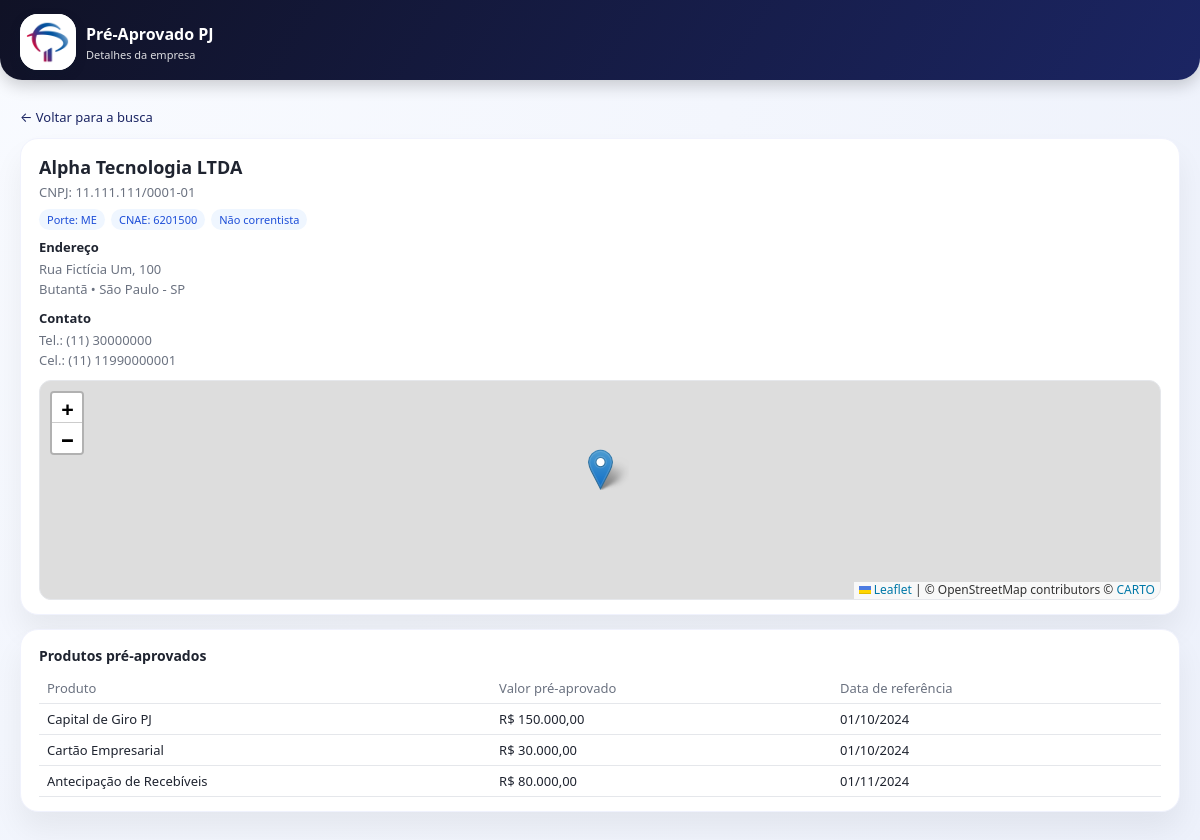
The app's page /detalhes.php?cnpj=11111111000101 with its own data.
### tables this page shows
CREATE TABLE `d_empresas` (
  `cnpj` char(14) NOT NULL,
  `razao_social` varchar(200) NOT NULL,
  `porte` varchar(50) NOT NULL,
  `estado` char(2) DEFAULT NULL,
  `cidade` varchar(120) DEFAULT NULL,
  `bairro` varchar(120) DEFAULT NULL,
  `cod_cnae` varchar(10) DEFAULT NULL,
  `cnae` varchar(255) DEFAULT NULL,
  `rua` varchar(200) DEFAULT NULL,
  `numero` varchar(20) DEFAULT NULL,
  `complemento` varchar(100) DEFAULT NULL,
  `DDD` varchar(20) DEFAULT NULL,
  `telefone` varchar(20) DEFAULT NULL,
  `celular` varchar(20) DEFAULT NULL,
  `latitude` varchar(50) DEFAULT NULL,
  `longitude` varchar(50) DEFAULT NULL,
  `criado_em` datetime NOT NULL DEFAULT CURRENT_TIMESTAMP,
  `atualizado_em` datetime NOT NULL DEFAULT CURRENT_TIMESTAMP ON UPDATE CURRENT_TIMESTAMP,
  `cep` varchar(100) DEFAULT NULL,
  `cd_cnae` int(11) DEFAULT NULL,
  `email` varchar(150) DEFAULT NULL,
  PRIMARY KEY (`cnpj`),
  KEY `idx_empresas_estado_cidade` (`estado`,`cidade`),
  KEY `idx_empresas_razao` (`razao_social`(191)),
  KEY `idx_empresas_uf_cidade_bairro` (`estado`,`cidade`,`bairro`)
);

CREATE TABLE `f_preaprovados` (
  `id` bigint(20) NOT NULL AUTO_INCREMENT,
  `cnpj` char(14) NOT NULL,
  `data_referencia` date NOT NULL,
  `id_produto` int(11) NOT NULL,
  `valor_pre_aprovado` decimal(18,2) NOT NULL,
  `criado_em` datetime NOT NULL DEFAULT CURRENT_TIMESTAMP,
  `atualizado_em` datetime NOT NULL DEFAULT CURRENT_TIMESTAMP ON UPDATE CURRENT_TIMESTAMP,
  `DATA_HOJE` varchar(50) DEFAULT NULL,
  `produto` varchar(50) DEFAULT NULL,
  PRIMARY KEY (`id`),
  UNIQUE KEY `uk_f_pre_empresa_produto_data` (`cnpj`,`id_produto`,`data_referencia`),
  KEY `idx_f_pre_cnpj_data` (`cnpj`,`data_referencia`),
  KEY `idx_f_pre_produto` (`id_produto`),
  KEY `idx_f_preaprovados_cnpj_produto` (`cnpj`,`id_produto`),
  KEY `idx_f_preaprovados_produto_valor` (`id_produto`,`valor_pre_aprovado`),
  KEY `idx_f_preaprovados_produtos` (`cnpj`),
  CONSTRAINT `fk_f_pre_empresa` FOREIGN KEY (`cnpj`) REFERENCES `d_empresas` (`cnpj`),
  CONSTRAINT `fk_f_pre_produto` FOREIGN KEY (`id_produto`) REFERENCES `d_produtos` (`id`)
);

CREATE TABLE `d_produtos` (
  `id` int(11) NOT NULL AUTO_INCREMENT,
  `nome` varchar(150) NOT NULL,
  `ordem` int(11) NOT NULL,
  PRIMARY KEY (`id`)
);

### detalhes.php (the view, shortened to what this page needs)
<?php
$host = 'localhost';
$db   = 'PreAprovados';
$user = 'root';
$pass = '';
$charset = 'utf8mb4';
$mysqli = new mysqli($host, $user, $pass, $db);
$mysqli->set_charset($charset);
$cnpjParam = isset($_GET['cnpj']) ? $_GET['cnpj'] : '';
$cnpjLimpo = preg_replace('/\D/', '', $cnpjParam);
$sqlEmpresa = "
    SELECT
      cnpj,
      razao_social,
      porte,
      estado,
      cidade,
      bairro,
      rua,
      numero,
      complemento,
      ddd,
      celular,
      telefone,
      cod_cnae,
      cnae,
      latitude,
      longitude
    FROM d_empresas
    WHERE REPLACE(cnpj, '.', '') = ? OR cnpj = ?
    LIMIT 1
";
$stmtEmp = $mysqli->prepare($sqlEmpresa);
$stmtEmp->bind_param('ss', $cnpjLimpo, $cnpjLimpo);
$stmtEmp->execute();
$resEmp = $stmtEmp->get_result();
$empresa = $resEmp->fetch_assoc();
$sqlProd = "
    SELECT
      p.nome AS produto_nome,
      f.valor_pre_aprovado,
      f.data_referencia AS data_pre_aprovado
    FROM f_preAprovados f
    JOIN d_produtos p ON p.id = f.id_produto
    WHERE f.cnpj = ?
    ORDER BY p.ordem, p.nome
";
$stmtProd = $mysqli->prepare($sqlProd);
$stmtProd->bind_param('s', $empresa['cnpj']);
$stmtProd->execute();
$resProd = $stmtProd->get_result();
$produtos = [];
while ($row = $resProd->fetch_assoc()) {
    $produtos[] = $row;
}
$latitude  = isset($empresa['latitude']) ? trim($empresa['latitude']) : '';
$longitude = isset($empresa['longitude']) ? trim($empresa['longitude']) : '';
$temCoordenadas = ($latitude !== '' && $longitude !== '');
function formatarCnpj($cnpj) {
    $n = preg_replace('/\D/', '', $cnpj);
    if (strlen($n) === 14) {
        return substr($n,0,2).'.'.substr($n,2,3).'.'.substr($n,5,3).'/'.substr($n,8,4).'-'.substr($n,12,2);
    }
    return $cnpj;
}
function formatarTelefone($ddd, $tel) {
    $ddd = trim($ddd);
    $tel = preg_replace('/\D/', '', $tel);
    if ($ddd !== '') {
        return "($ddd) " . $tel;
    }
    return $tel;
}
function formatarData($data) {
    $ts = strtotime($data);
    return date('d/m/Y', $ts);
}
function formatarMoeda($valor) {
    return 'R$ ' . number_format((float)$valor, 2, ',', '.');
}
?>
<!DOCTYPE html>
<html lang="pt-BR">
<head>
  <link rel="stylesheet" href="style.css" />
  <link
    rel="stylesheet"
    href="https://unpkg.com/leaflet@1.9.4/dist/leaflet.css"
  />
</head>
<body>
  <header class="app-header">
    <div class="app-header-inner">
      <div class="brand">
        <div class="brand-logo">
          <img src="img/icone3.png" alt="Pré-Aprovado PJ" />
        </div>
        <div class="brand-text">
          <div class="brand-title">Pré-Aprovado PJ</div>
          <div class="brand-subtitle">Detalhes da empresa</div>
        </div>
      </div>
    </div>
  </header>
  <main class="app-shell">
    <a href="index.php" class="back-link">← Voltar para a busca</a>
    <section class="card">
      <div class="details-header">
        <div class="details-name">
          <?php echo htmlspecialchars($empresa['razao_social']); ?>
        </div>
        <div class="details-cnpj">
          CNPJ: <?php echo htmlspecialchars(formatarCnpj($empresa['cnpj'])); ?>
        </div>
        <div class="details-tags">
          <?php if (!empty($empresa['porte'])): ?>
            <span class="tag-pill">Porte: <?php echo htmlspecialchars($empresa['porte']); ?></span>
          <?php endif; ?>
          <?php if (!empty($empresa['cod_cnae'])): ?>
            <span class="tag-pill">
              CNAE: <?php echo htmlspecialchars($empresa['cod_cnae']); ?>
            </span>
          <?php endif; ?>
          <span class="tag-pill">Não correntista</span>
        </div>
      </div>
      <div class="details-grid">
        <div>
          <div class="details-block-title">Endereço</div>
          <p class="details-text">
            <?php
              $linha1 = trim(($empresa['rua'] ?? '') . ', ' . ($empresa['numero'] ?? ''));
              $linha2 = trim(($empresa['bairro'] ?? '') . ' • ' . ($empresa['cidade'] ?? '') . ' - ' . ($empresa['estado'] ?? ''));
              if ($linha1 !== '') {
                  echo htmlspecialchars($linha1) . '<br />';
              }
              echo htmlspecialchars($linha2);
            ?>
          </p>
          <div style="margin-top:10px;">
            <div class="details-block-title">Contato</div>
            <p class="details-text">
              <?php
                $tel = formatarTelefone($empresa['ddd'], $empresa['telefone']);
                $cel = formatarTelefone($empresa['ddd'], $empresa['celular']);
                if ($tel !== '') {
                    echo 'Tel.: ' . htmlspecialchars($tel) . '<br />';
                }
                if ($cel !== '') {
                    echo 'Cel.: ' . htmlspecialchars($cel);
                }
              ?>
            </p>
          </div>
        </div>
      </div>
      <?php if ($temCoordenadas): ?>
        <div id="map" class="map-container"></div>
      <?php endif; ?>
    </section>
    <section class="card" style="margin-top:14px;">
      <div class="side-card-title">Produtos pré-aprovados</div>
      <?php if (empty($produtos)): ?>
        <p class="empty-state">
          Nenhum produto pré-aprovado cadastrado para esta empresa.
        </p>
      <?php else: ?>
        <table class="table-produtos">
          <thead>
            <tr>
              <th>Produto</th>
              <th>Valor pré-aprovado</th>
              <th>Data de referência</th>
            </tr>
          </thead>
          <tbody>
            <?php foreach ($produtos as $p): ?>
              <tr>
                <td><?php echo htmlspecialchars($p['produto_nome']); ?></td>
                <td><?php echo htmlspecialchars(formatarMoeda($p['valor_pre_aprovado'])); ?></td>
                <td><?php echo htmlspecialchars(formatarData($p['data_pre_aprovado'])); ?></td>
              </tr>
            <?php endforeach; ?>
          </tbody>
        </table>
      <?php endif; ?>
    </section>
  </main>
</body>
</html>

### style.css (style rules this page uses)
:root { --bradesco-red: #cc092f; --bradesco-red-soft: #ffedf1; --bradesco-dark: #101226; --bradesco-blue: #1b2563; --bradesco-bg: #f3f5fb; --card-bg: #ffffff; --text-main: #1f2430; --text-muted: #6b7280; --border-soft: #e2e4ec; --radius-lg: 18px; --radius-md: 12px; --shadow-soft: 0 18px 30px rgba(0, 0, 0, 0.06); --field-height: 40px; }
* { box-sizing: border-box; margin: 0; padding: 0; font-family: system-ui, -apple-system, BlinkMacSystemFont, "Segoe UI", sans-serif; }
body { background: radial-gradient(circle at top left, #f9fbff, #edf1fb); color: var(--text-main); min-height: 100vh; }
.app-shell { max-width: 1280px; margin: 0 auto; padding: 12px 20px 32px; }
.app-header { position: sticky; top: 0; z-index: 20; background: linear-gradient(120deg, var(--bradesco-dark), var(--bradesco-blue)); color: #fff; padding: 14px 0 10px; margin-bottom: 4px; box-shadow: 0 6px 16px rgba(0, 0, 0, 0.18); border-radius: 0 0 22px 22px; }
.app-header-inner { max-width: 1280px; margin: 0 auto; padding: 0 20px; display: flex; align-items: center; justify-content: flex-start; }
.brand { display: flex; align-items: center; gap: 10px; }
.brand-logo { width: 56px; height: 56px; border-radius: 18px; background: #ffffff; display: flex; align-items: center; justify-content: center; overflow: hidden; box-shadow: 0 4px 10px rgba(15, 23, 42, 0.35); }
.brand-logo img { width: 100%; height: 100%; object-fit: cover; }
.brand-text { display: flex; flex-direction: column; gap: 2px; }
.brand-title { font-size: 16px; font-weight: 600; }
.brand-subtitle { font-size: 11px; opacity: 0.85; }
.card { background: var(--card-bg); border-radius: var(--radius-lg); padding: 16px 18px 14px; box-shadow: var(--shadow-soft); border: 1px solid #f0f2fd; }
.side-card-title { font-size: 14px; font-weight: 600; margin-bottom: 6px; }
.back-link { display: inline-flex; align-items: center; gap: 6px; font-size: 13px; color: var(--bradesco-blue); text-decoration: none; margin: 12px 0; }
.details-header { display: flex; flex-direction: column; gap: 4px; margin-bottom: 8px; }
.details-name { font-size: 18px; font-weight: 600; }
.details-cnpj { font-size: 13px; color: var(--text-muted); }
.details-tags { display: flex; flex-wrap: wrap; gap: 6px; margin-top: 4px; }
.tag-pill { font-size: 11px; padding: 3px 8px; border-radius: 999px; background: #eff6ff; color: #1d4ed8; }
.details-grid { display: grid; grid-template-columns: minmax(0, 1fr); gap: 12px; margin-top: 8px; }
.details-block-title { font-size: 13px; font-weight: 600; margin-bottom: 4px; }
.details-text { font-size: 13px; color: var(--text-muted); line-height: 1.5; }
.table-produtos { width: 100%; border-collapse: collapse; margin-top: 8px; font-size: 13px; }
.table-produtos th, .table-produtos td { padding: 6px 8px; border-bottom: 1px solid #e5e7eb; }
.table-produtos th { text-align: left; color: var(--text-muted); font-weight: 500; }
.map-container { margin-top: 10px; width: 100%; height: 220px; border-radius: var(--radius-md); overflow: hidden; border: 1px solid #e5e7eb; }

### records on screen
d_empresas: razao_social "Alpha Tecnologia LTDA", cnpj "11.111.111/0001-01", porte "ME", cod_cnae "6201500", linha1 "Rua Fictícia Um, 100", linha2 "Butantã • São Paulo - SP", cel "(11) 11990000001"
f_preaprovados: id_produto.nome "Capital de Giro PJ", valor_pre_aprovado "R$ 150.000,00", data_referencia "01/10/2024"
f_preaprovados: id_produto.nome "Cartão Empresarial", valor_pre_aprovado "R$ 30.000,00", data_referencia "01/10/2024"
f_preaprovados: id_produto.nome "Antecipação de Recebíveis", valor_pre_aprovado "R$ 80.000,00", data_referencia "01/11/2024"

### other values on screen
$tel "(11) 30000000"
